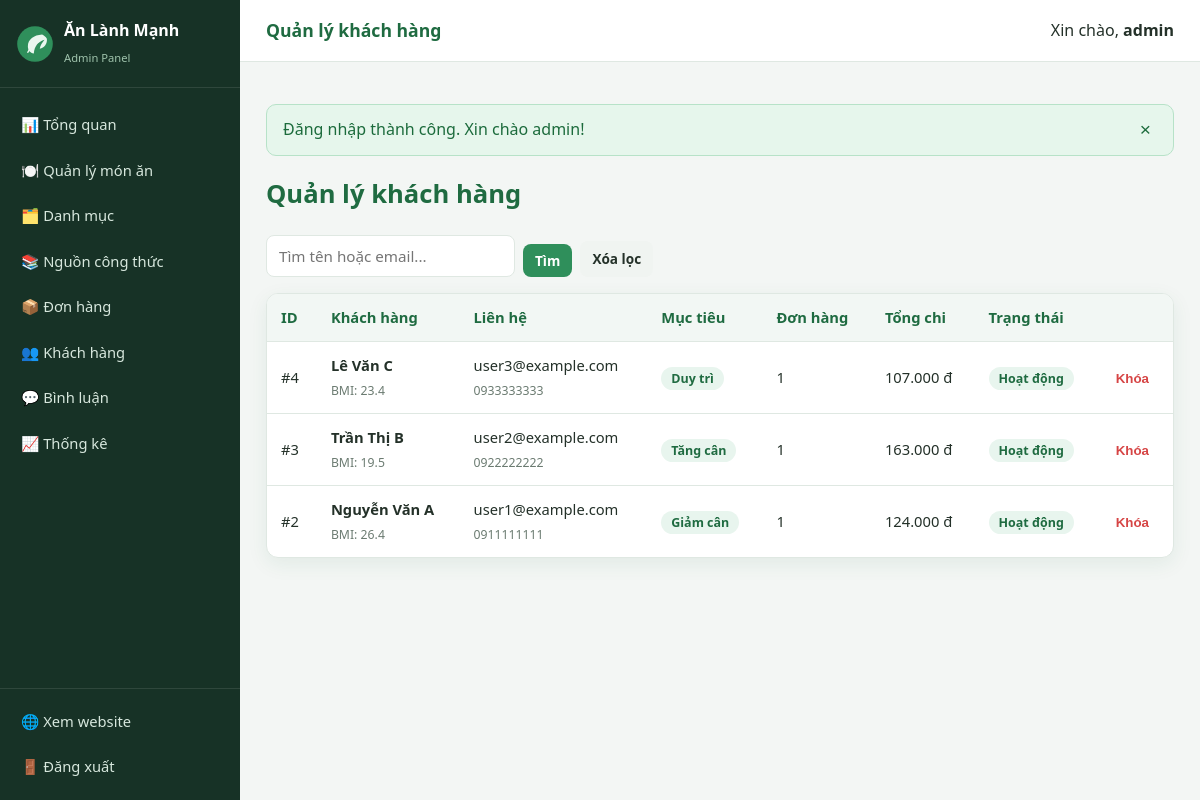
/admin/khachhang.php (signed in), run on the app's committed database.
### tables this page shows
CREATE TABLE nguoi_dung (
    id INT AUTO_INCREMENT PRIMARY KEY,
    ho_ten VARCHAR(150) NOT NULL,
    email VARCHAR(150) NOT NULL UNIQUE,
    mat_khau VARCHAR(255) NOT NULL,
    gioi_tinh ENUM('nam','nu','khac') NOT NULL DEFAULT 'khac',
    tuoi INT NOT NULL DEFAULT 25,
    chieu_cao DECIMAL(5,2) NOT NULL DEFAULT 165.00,
    can_nang DECIMAL(5,2) NOT NULL DEFAULT 60.00,
    muc_do_hoat_dong ENUM('thap','trung_binh','cao') NOT NULL DEFAULT 'trung_binh',
    muc_tieu ENUM('giam_can','tang_can','duy_tri') NOT NULL DEFAULT 'duy_tri',
    dien_thoai VARCHAR(20) DEFAULT NULL,
    dia_chi TEXT,
    vai_tro ENUM('user','admin') NOT NULL DEFAULT 'user',
    trang_thai TINYINT(1) NOT NULL DEFAULT 1,
    created_at TIMESTAMP DEFAULT CURRENT_TIMESTAMP
);

### admin/khachhang.php (the view, shortened to what this page needs)
<?php
require_once __DIR__ . '/includes/auth.php';
$keyword = trim($_GET['q'] ?? '');
if ($keyword !== '') {
    $stmt = $pdo->prepare("SELECT * FROM nguoi_dung WHERE vai_tro = 'user' AND (ho_ten LIKE ? OR email LIKE ?) ORDER BY id DESC");
    $stmt->execute(['%' . $keyword . '%', '%' . $keyword . '%']);
} else {
    $stmt = $pdo->query("SELECT * FROM nguoi_dung WHERE vai_tro = 'user' ORDER BY id DESC");
}
$users = $stmt->fetchAll();
$stmt = $pdo->query("SELECT id_nguoi_dung, COUNT(*) AS so_don, COALESCE(SUM(tong_tien),0) AS tong_tien FROM don_hang GROUP BY id_nguoi_dung");
$order_stats = [];
foreach ($stmt->fetchAll() as $row) {
    $order_stats[$row['id_nguoi_dung']] = $row;
}
include __DIR__ . '/includes/header.php';
?>
<h1 class="admin-page-title">Quản lý khách hàng</h1>
<div class="toolbar">
    <form method="get" action="khachhang.php" class="form-inline">
        <div class="form-group">
            <input type="text" name="q" value="<?= e($keyword) ?>" placeholder="Tìm tên hoặc email...">
        </div>
        <button type="submit" class="btn btn-sm btn-primary">Tìm</button>
        <a href="khachhang.php" class="btn btn-sm btn-ghost">Xóa lọc</a>
    </form>
</div>
<div class="table-wrap">
    <table>
        <thead><tr><th>ID</th><th>Khách hàng</th><th>Liên hệ</th><th>Mục tiêu</th><th>Đơn hàng</th><th>Tổng chi</th><th>Trạng thái</th><th></th></tr></thead>
        <tbody>
        <?php foreach ($users as $u): ?>
            <tr>
                <td>#<?= (int)$u['id'] ?></td>
                <td><strong><?= e($u['ho_ten']) ?></strong><br><small style="color:var(--muted)">BMI: <?= e(bmi((float)$u['chieu_cao'], (float)$u['can_nang'])) ?></small></td>
                <td><?= e($u['email']) ?><br><small style="color:var(--muted)"><?= e($u['dien_thoai'] ?: '—') ?></small></td>
                <td><span class="pill"><?= e(['giam_can'=>'Giảm cân','tang_can'=>'Tăng cân','duy_tri'=>'Duy trì'][$u['muc_tieu']] ?? $u['muc_tieu']) ?></span></td>
                <td><?= (int)($order_stats[$u['id']]['so_don'] ?? 0) ?></td>
                <td><?= money($order_stats[$u['id']]['tong_tien'] ?? 0) ?></td>
                <td><span class="pill" style="<?= (int)$u['trang_thai'] ? '' : 'background:#fdeaea;color:#922' ?>"><?= (int)$u['trang_thai'] ? 'Hoạt động' : 'Đã khóa' ?></span></td>
                <td>
                    <form method="post" action="khachhang.php" class="inline-form">
                        <button type="submit" data-confirm="<?= (int)$u['trang_thai'] ? 'Khóa tài khoản này?' : 'Mở khóa tài khoản này?' ?>">
                            <?= (int)$u['trang_thai'] ? 'Khóa' : 'Mở khóa' ?>
                        </button>
                    </form>
                </td>
            </tr>
        <?php endforeach; ?>
        </tbody>
    </table>
</div>
<?php include __DIR__ . '/includes/footer.php'; ?>

### admin/css/admin.css (style rules this page uses)
body { background: #f3f6f4; }
.admin-page-title { margin: 0 0 20px; font-size: 1.6rem; color: var(--green-dark); }
.form-inline { display: flex; gap: 8px; align-items: end; flex-wrap: wrap; }
.form-inline .form-group { margin: 0; }
.form-inline input, .form-inline select { width: auto; min-width: 160px; }

### css/style.css (style rules this page uses)
:root { --green: #2f8f5b; --green-dark: #1f6b41; --green-light: #e8f5ee; --orange: #e8833a; --text: #243129; --muted: #6b7b71; --bg: #f7faf8; --white: #fff; --border: #dfe8e2; --danger: #d64545; --warning: #d99a1c; --radius: 12px; --shadow: 0 6px 20px rgba(31, 107, 65, .08); }
* { box-sizing: border-box; }
html { scroll-behavior: smooth; }
body { margin: 0; font-family: "Segoe UI", Roboto, Helvetica, Arial, sans-serif; color: var(--text); background: var(--bg); line-height: 1.6; }
a { color: var(--green-dark); text-decoration: none; }
.btn { display: inline-block; border: 0; border-radius: 8px; cursor: pointer; padding: 10px 18px; font-size: .95rem; font-weight: 600; text-align: center; transition: .18s ease; font-family: inherit; }
.btn-sm { padding: 7px 12px; font-size: .85rem; }
.btn-primary { background: var(--green); color: #fff; }
.btn-ghost { background: #f0f4f1; color: var(--text); }
.pill { background: var(--green-light); color: var(--green-dark); border-radius: 999px; padding: 3px 10px; font-size: .78rem; font-weight: 600; }
.form-group { margin-bottom: 14px; }
input, select, textarea { width: 100%; padding: 10px 12px; border: 1px solid var(--border); border-radius: 8px; font-family: inherit; font-size: .95rem; background: #fff; color: var(--text); }
.table-wrap { overflow-x: auto; background: #fff; border: 1px solid var(--border); border-radius: var(--radius); box-shadow: var(--shadow); }
table { width: 100%; border-collapse: collapse; }
th, td { padding: 12px 14px; text-align: left; border-bottom: 1px solid var(--border); font-size: .92rem; vertical-align: middle; }
th { background: #f2f7f4; color: var(--green-dark); font-weight: 700; white-space: nowrap; }
tr:last-child td { border-bottom: 0; }
.inline-form { display: inline; }
.inline-form button { border: 0; background: none; color: var(--danger); cursor: pointer; font-weight: 600; padding: 4px; }
.toolbar { display: flex; gap: 10px; flex-wrap: wrap; align-items: center; margin-bottom: 16px; }
.toolbar input, .toolbar select { width: auto; }

### data on the page
nguoi_dung: id "4", ho_ten "Lê Văn C", chieu_cao+can_nang "23.4", email "user3@example.com", dien_thoai "0933333333", muc_tieu "Duy trì", so_don "1", tong_tien "107.000 đ", trang_thai "Hoạt động"
nguoi_dung: id "3", ho_ten "Trần Thị B", chieu_cao+can_nang "19.5", email "user2@example.com", dien_thoai "0922222222", muc_tieu "Tăng cân", so_don "1", tong_tien "163.000 đ", trang_thai "Hoạt động"
nguoi_dung: id "2", ho_ten "Nguyễn Văn A", chieu_cao+can_nang "26.4", email "user1@example.com", dien_thoai "0911111111", muc_tieu "Giảm cân", so_don "1", tong_tien "124.000 đ", trang_thai "Hoạt động"

### other printed values
$page_title "Quản lý khách hàng"
$_SESSION['ho_ten'] "admin"
$f['message'] "Đăng nhập thành công. Xin chào admin!"
